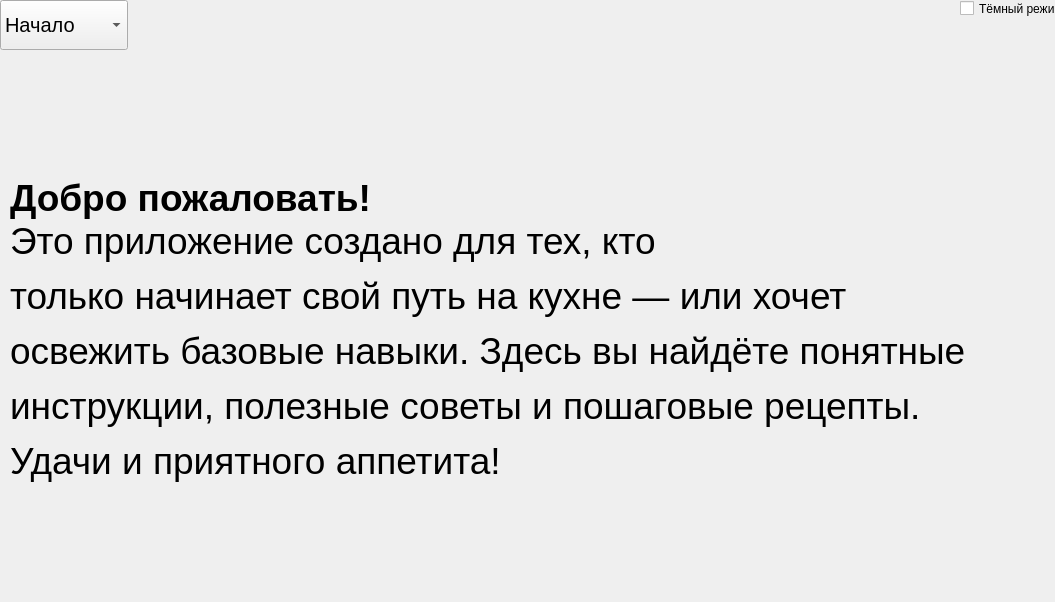
<?xml version="1.0" encoding="UTF-8"?>
<ui version="4.0">
 <class>MASLO</class>
 <widget class="QDialog" name="MASLO">
  <property name="geometry">
   <rect>
    <x>0</x>
    <y>0</y>
    <width>1055</width>
    <height>602</height>
   </rect>
  </property>
  <property name="windowTitle">
   <string>Dialog</string>
  </property>
  <widget class="QComboBox" name="comboBox">
   <property name="geometry">
    <rect>
     <x>0</x>
     <y>0</y>
     <width>123</width>
     <height>50</height>
    </rect>
   </property>
   <property name="minimumSize">
    <size>
     <width>0</width>
     <height>50</height>
    </size>
   </property>
   <property name="sizeIncrement">
    <size>
     <width>0</width>
     <height>0</height>
    </size>
   </property>
   <property name="font">
    <font>
     <pointsize>15</pointsize>
    </font>
   </property>
   <property name="mouseTracking">
    <bool>false</bool>
   </property>
   <property name="focusPolicy">
    <enum>Qt::StrongFocus</enum>
   </property>
   <property name="acceptDrops">
    <bool>false</bool>
   </property>
   <property name="toolTipDuration">
    <number>0</number>
   </property>
   <property name="whatsThis">
    <string/>
   </property>
   <property name="layoutDirection">
    <enum>Qt::LeftToRight</enum>
   </property>
   <property name="autoFillBackground">
    <bool>false</bool>
   </property>
   <property name="sizeAdjustPolicy">
    <enum>QComboBox::AdjustToContents</enum>
   </property>
   <property name="iconSize">
    <size>
     <width>16</width>
     <height>16</height>
    </size>
   </property>
   <item>
    <property name="text">
     <string>Начало</string>
    </property>
   </item>
   <item>
    <property name="text">
     <string>Инвентарь</string>
    </property>
   </item>
   <item>
    <property name="text">
     <string>Пельмени</string>
    </property>
   </item>
   <item>
    <property name="text">
     <string>Рис</string>
    </property>
   </item>
   <item>
    <property name="text">
     <string>Макароны</string>
    </property>
   </item>
   <item>
    <property name="text">
     <string>Греча</string>
    </property>
   </item>
   <item>
    <property name="text">
     <string>Яички</string>
    </property>
   </item>
   <item>
    <property name="text">
     <string>Глазунья</string>
    </property>
   </item>
  </widget>
  <widget class="QCheckBox" name="checkBox">
   <property name="geometry">
    <rect>
     <x>960</x>
     <y>0</y>
     <width>96</width>
     <height>17</height>
    </rect>
   </property>
   <property name="text">
    <string>Тёмный режим</string>
   </property>
  </widget>
  <widget class="QLabel" name="label">
   <property name="geometry">
    <rect>
     <x>10</x>
     <y>50</y>
     <width>1031</width>
     <height>561</height>
    </rect>
   </property>
   <property name="toolTipDuration">
    <number>2</number>
   </property>
   <property name="locale">
    <locale language="Russian" country="Russia"/>
   </property>
   <property name="frameShape">
    <enum>QFrame::NoFrame</enum>
   </property>
   <property name="frameShadow">
    <enum>QFrame::Plain</enum>
   </property>
   <property name="lineWidth">
    <number>0</number>
   </property>
   <property name="text">
    <string>&lt;html&gt;&lt;head/&gt;&lt;body&gt;&lt;p&gt;&lt;span style=&quot; font-size:28pt; font-weight:600;&quot;&gt;Добро пожаловать!&lt;/span&gt;&lt;span style=&quot; font-size:28pt;&quot;&gt;&lt;br/&gt;Это приложение создано для тех, кто&lt;/span&gt;&lt;/p&gt;&lt;p&gt;&lt;span style=&quot; font-size:28pt;&quot;&gt;только начинает свой путь на кухне — или хочет&lt;/span&gt;&lt;/p&gt;&lt;p&gt;&lt;span style=&quot; font-size:28pt;&quot;&gt;освежить базовые навыки. Здесь вы найдёте понятные&lt;/span&gt;&lt;/p&gt;&lt;p&gt;&lt;span style=&quot; font-size:28pt;&quot;&gt;инструкции, полезные советы и пошаговые рецепты. &lt;/span&gt;&lt;/p&gt;&lt;p&gt;&lt;span style=&quot; font-size:28pt;&quot;&gt;Удачи и приятного аппетита!&lt;/span&gt;&lt;/p&gt;&lt;/body&gt;&lt;/html&gt;</string>
   </property>
  </widget>
 </widget>
 <resources/>
 <connections/>
</ui>
